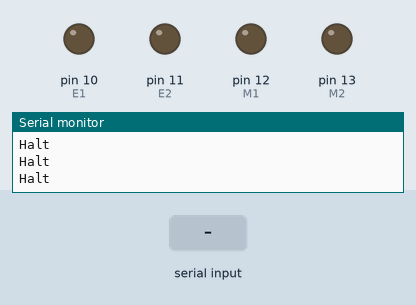
A sketch run on a simulated Arduino Uno, built with avr-gcc and run on an emulated ATmega328P. On the bench: output pins drawn as LEDs (lit = HIGH), the last lines printed to the serial monitor. The test bench sets the inputs (shaded band).

Above: at 1.2 s.
1.3 s: "U" received over the second serial link
At 2.5 s:
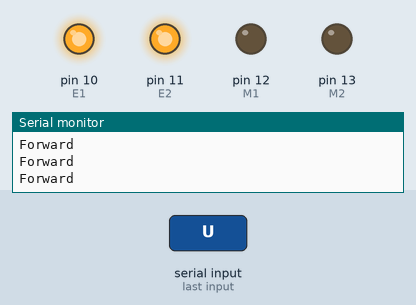
2.8 s: "D" received over the second serial link
At 3.6 s:
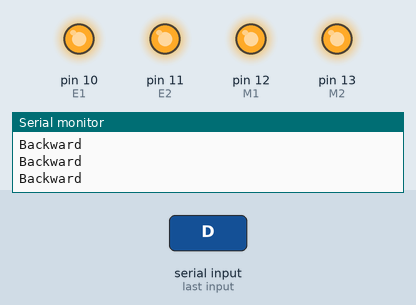
4.3 s: "R" received over the second serial link
At 4.7 s:
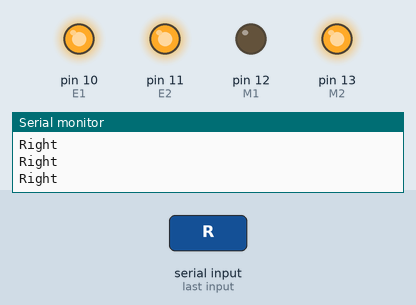
5.8 s: "L" received over the second serial link
At 6.1 s:
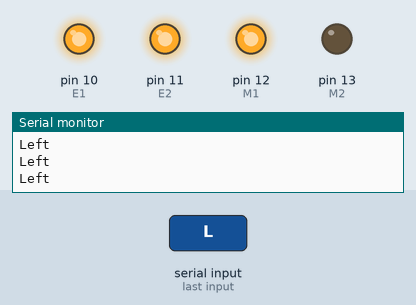
Timing chart, 0 to 8.3 s (numbered marks = the images above; inputs shaded):
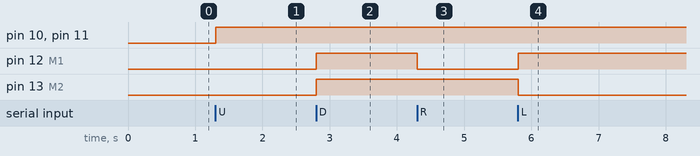

Measured:
- after the input at 1.3 s, pin 10 (E1), pin 11 (E2): LOW → HIGH at once
- after the input at 2.8 s, pin 12 (M1), pin 13 (M2): LOW → HIGH at once
- after the input at 4.3 s, pin 12 (M1): HIGH → LOW at once
- after the input at 5.8 s, pin 12 (M1): LOW → HIGH at once; pin 13 (M2): HIGH → LOW at once

The sketch:

BTcarRemote.ino
```cpp
#include <SoftwareSerial.h>
SoftwareSerial BTSerial(0, 1); // RX, TX

int E1 = 10;
int M1 = 12;
int E2 = 11;
int M2 = 13;
char BTcomd;

void setup() {
  Serial.begin(9600);
  Serial.println("GG,OK");
  BTSerial.begin(115200);
  pinMode(M1, OUTPUT);
  pinMode(M2, OUTPUT);
}

void loop() {
  if (BTSerial.available() > 0) {
    BTcomd = BTSerial.read();
    Serial.print("BTcomd= ");
    Serial.print(BTcomd);
  }

  if ( BTcomd == 'U') {
    Serial.println("Forward");
    digitalWrite(M1, LOW);
    analogWrite(E1, 255);
    digitalWrite(M2, LOW);
    analogWrite(E2, 255);

  } else if ( BTcomd == 'D') {
    Serial.println("Backward");
    digitalWrite(M1, HIGH);
    analogWrite(E1, 255);
    digitalWrite(M2, HIGH);
    analogWrite(E2, 255);

  } else if ( BTcomd == 'R') {
    Serial.println("Right");
    digitalWrite(M1, LOW);
    analogWrite(E1, 255);
    digitalWrite(M2, HIGH);
    analogWrite(E2, 255);

  }  else if ( BTcomd == 'L') {
    Serial.println("Left");
    digitalWrite(M1, HIGH);
    analogWrite(E1, 255);
    digitalWrite(M2, LOW);
    analogWrite(E2, 255);
  }

  else {
    Serial.println("Halt");
    digitalWrite(M1, LOW);
    analogWrite(E1, 0);
    digitalWrite(M2, LOW);
    analogWrite(E2, 0);
  }

  delay(10);
}
```
